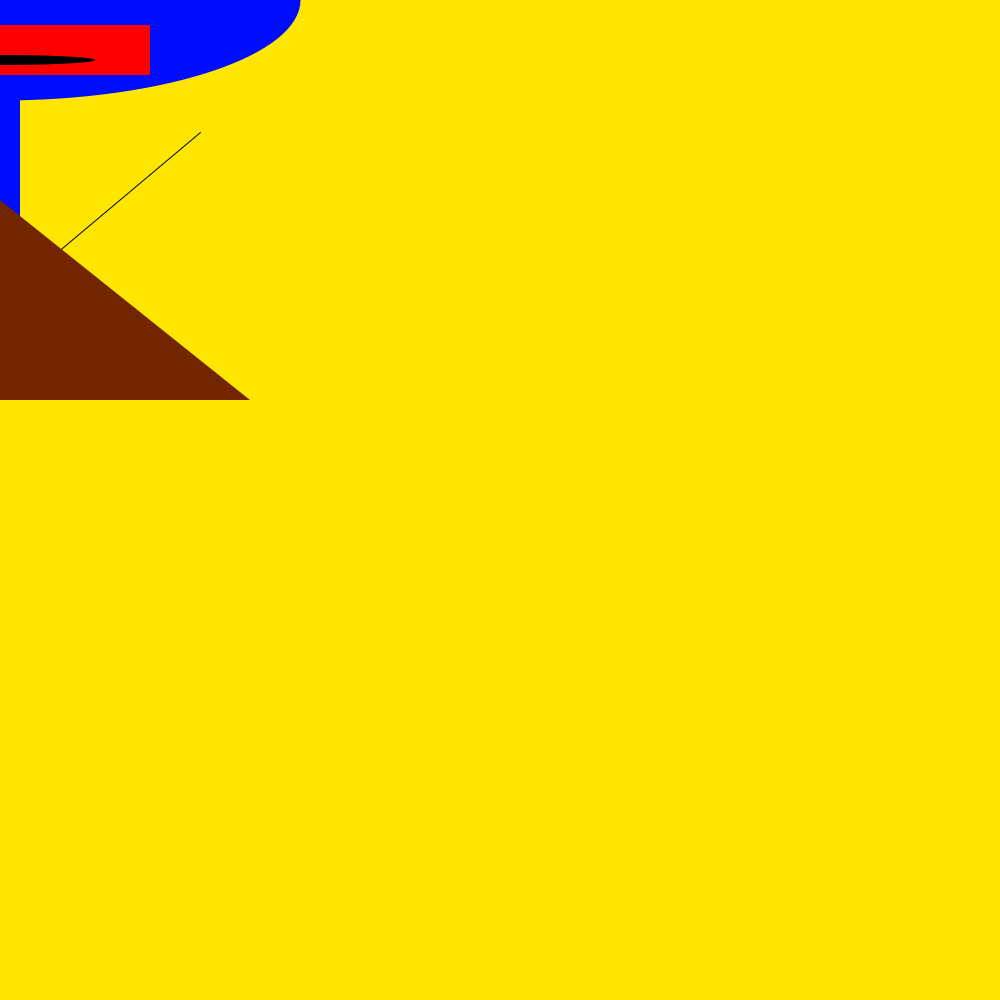
Frame 1 (no input)
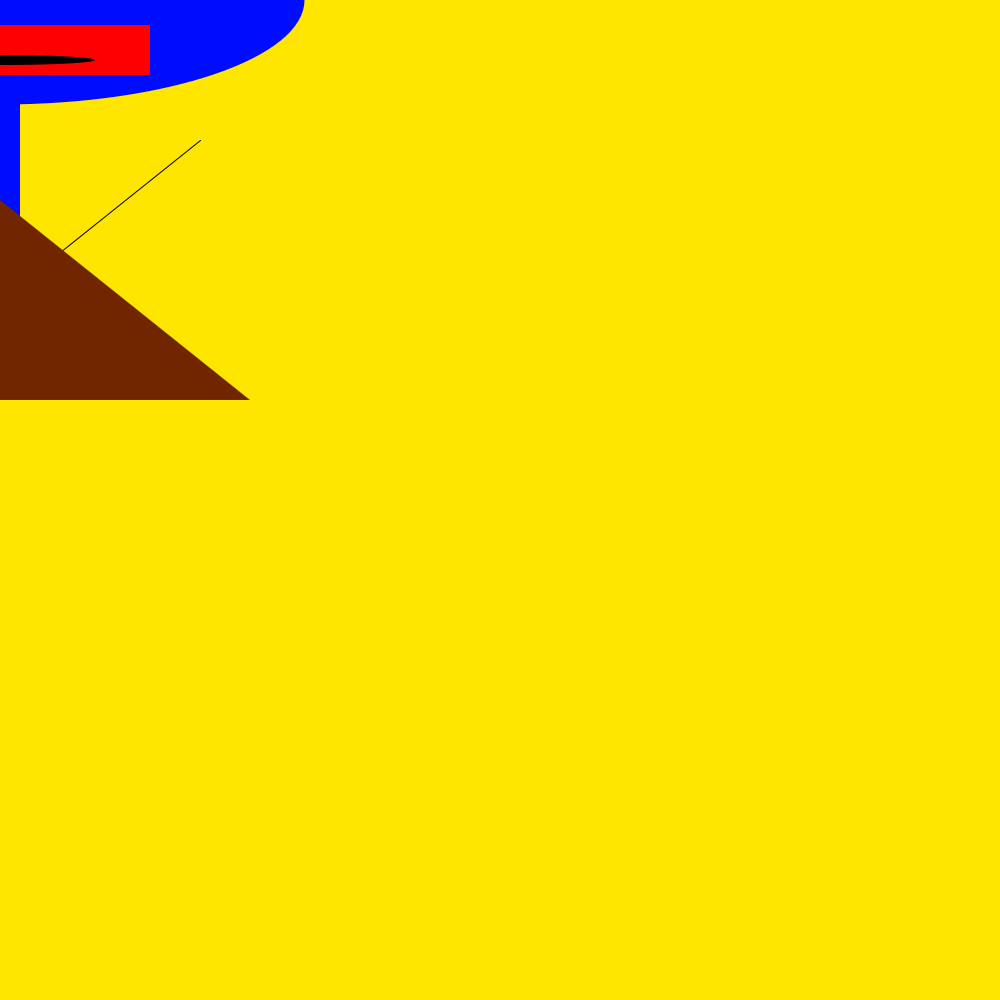
Frame 60 (the mouse pressed at the canvas centre just before this capture)
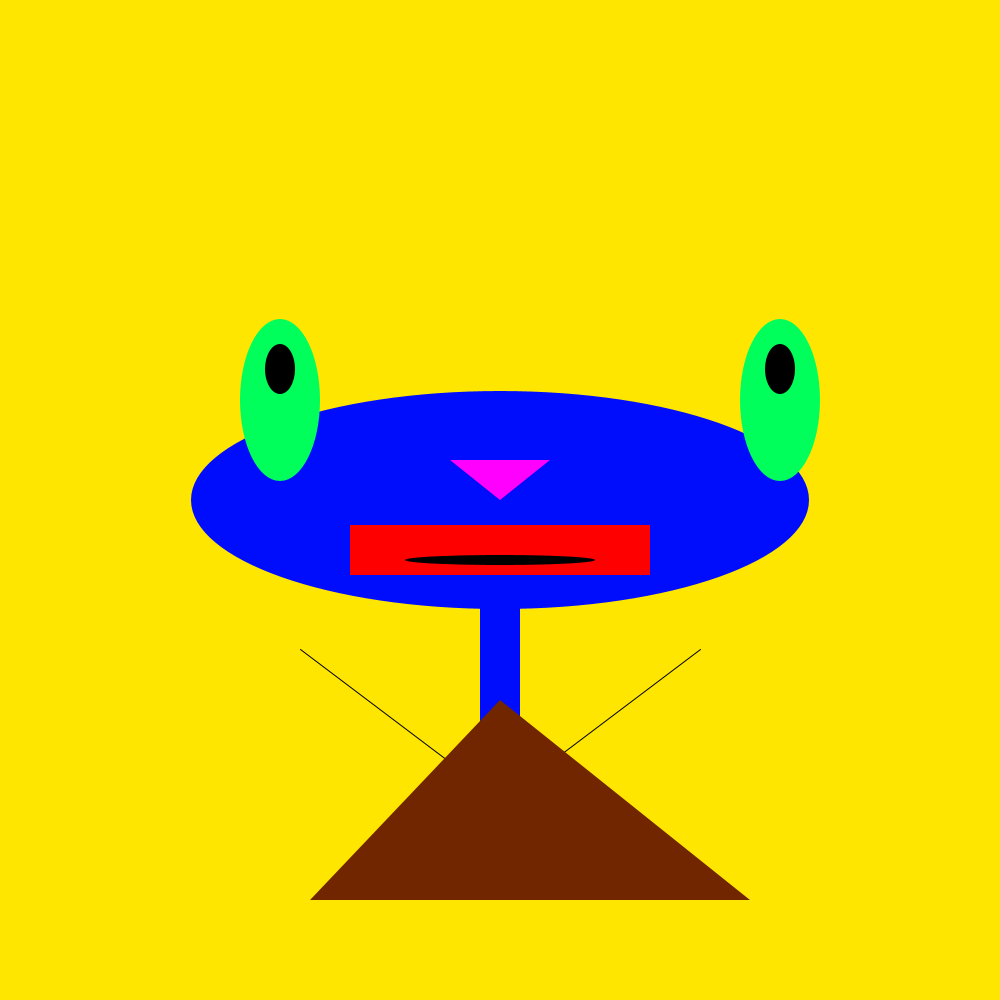
Frame 120 (the mouse held since frame 60 and released just before this capture)

The Processing sketch that drew these frames (run headless with seeded random() and noise(); from frame 60 on, the mouse is pressed at the canvas centre):

// Processing sketch: processing_15156
// ── processing_15156.pde

// Example 02-02 from "Getting Started with Processing" 
// by Reas & Fry. O'Reilly / Make 2010
int i;
int r;

void setup() {
  size(1000,1000);
  background(255,230,0);
  i=1;
  r=0;
}




        //opnieuw tekenen

void draw() {
          // Program 'Little_Man by Roman Strijbos 
          // 15-10-10
        
          background(255,230,0);
          rectMode(CENTER);
        
    
          fill(0,13,253);
          noStroke();
        
          //neck
          rect(400+mouseX-400,600+mouseY-400,40,200);
        
          //head
          ellipse(400+mouseX-400,400+mouseY-400,600+i,200+i);
          
            //head size                  
           if(i == 50) {
           i=0;
           } else { i=i+1; 
            }

            
        
          //ears
          fill(0,255,90);
          ellipse(680+mouseX-400,300+mouseY-400,80,200-2*i);
          ellipse(180+mouseX-400,300+mouseY-400,80,200-2*i);
          fill(0);
          ellipse(680+mouseX-400,250+mouseY-400+i,30,50);
          ellipse(180+mouseX-400,250+mouseY-400+i,30,50);
        
          //mouth
          fill(255,0,0);
          rect(400+mouseX-400,450+mouseY-400,300,50);
          fill(0);
          ellipse(400+mouseX-400,460+mouseY-400,190,10+r);
        
          //nose
          fill(255,0,266);
          triangle(400+mouseX-400,400+mouseY-400,350+mouseX-400,360+mouseY-400,450+mouseX-400,360+mouseY-400);
        
        
          
          //arms
      stroke(0);
          line(400+mouseX-400,700+mouseY-400,200+mouseX-400,530+mouseY-400+i);
          line(400+mouseX-400,700+mouseY-400,600+mouseX-400,530+mouseY-400+i);
        
        
          //body
      noStroke();
          fill(113,38,0);
          triangle(400+mouseX-400,600+mouseY-400,210+mouseX-400,800+mouseY-400,650+mouseX-400,800+mouseY-400);


  
}
